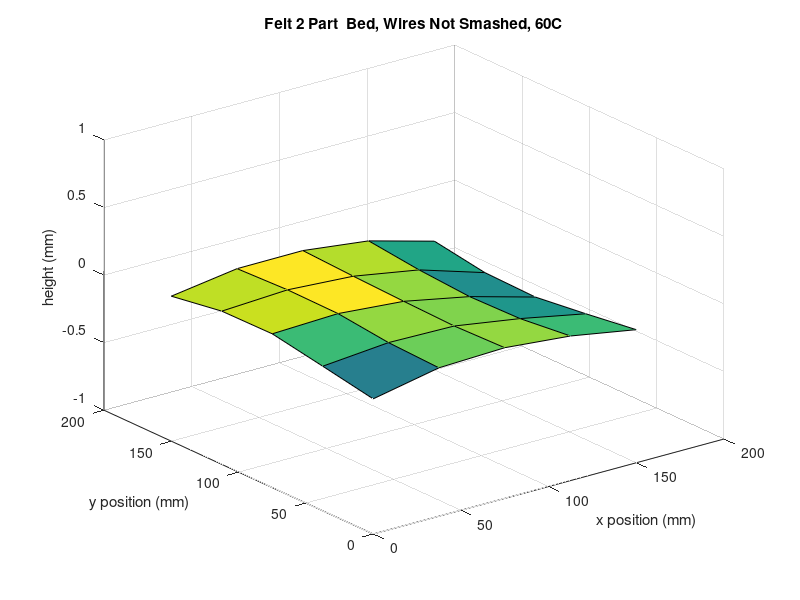

This chart was generated by the following MATLAB code:
X = [0, 37.5, 75, 112.5, 150, 0, 37.5, 75, 112.5, 150, 0, 37.5, 75, 112.5, 150,0, 37.5, 75, 112.5, 150,0, 37.5, 75, 112.5, 150,];
Y = [0, 0, 0, 0, 0, 37.5, 37.5, 37.5, 37.5, 37.5, 75, 75, 75, 75, 75, 112.5, 112.5, 112.5, 112.5, 112.5, 150, 150, 150, 150, 150];
Z = [0, .098, .115, .070, -.015, .070, .113, .104, .027, -.069, .138, .156, .115, .018, -.117, .134, .160, .129, .044, -.108, .073, .145, .147, .087, -.047];
xr = reshape(X, 5, 5);
yr = reshape(Y, 5, 5);
zr = reshape(Z, 5, 5);
surf(xr, yr, zr)
zlim([-1 1])
xlabel('x position (mm)')
ylabel('y position (mm)')
zlabel('height (mm)')
title("Felt 2 Part  Bed, Wires Not Smashed, 60C");
